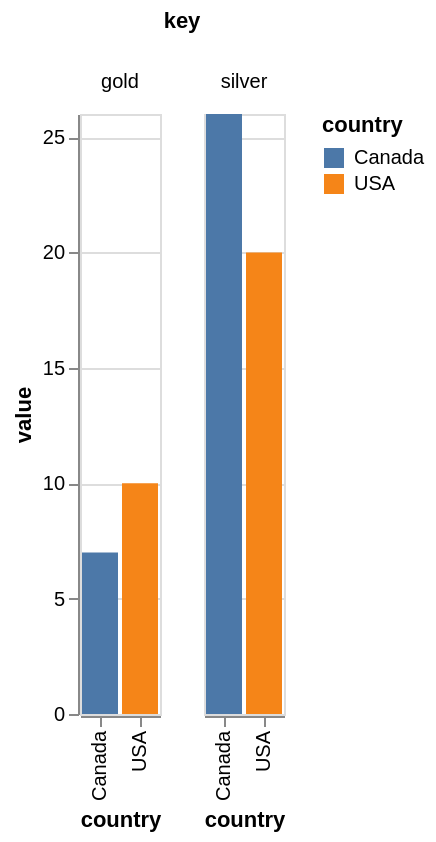

Write a Vega-Lite specification for this figure.
### Vega specification from a JSON file in a GitHub repository (floating-point values rounded to 4 significant figures)
{"$schema": "https://vega.github.io/schema/vega/v6.json", "background": "white", "padding": 5, "data": [{"name": "source_0", "values": [{"country": "USA", "gold": 10, "silver": 20}, {"country": "Canada", "gold": 7, "silver": 26}]}, {"name": "data_0", "source": "source_0", "transform": [{"type": "fold", "fields": ["gold", "silver"], "as": ["key", "value"]}, {"type": "stack", "groupby": ["country", "key"], "field": "value", "sort": {"field": [], "order": []}, "as": ["value_start", "value_end"], "offset": "zero"}, {"type": "filter", "expr": "isValid(datum[\"value\"]) && isFinite(+datum[\"value\"])"}]}, {"name": "column_domain", "source": "data_0", "transform": [{"type": "aggregate", "groupby": ["key"]}]}], "signals": [{"name": "x_step", "value": 20}, {"name": "child_width", "update": "bandspace(domain('x').length, 0.1, 0.05) * x_step"}, {"name": "child_height", "value": 300}], "layout": {"padding": 20, "offset": {"columnTitle": 10}, "columns": {"signal": "length(data('column_domain'))"}, "bounds": "full", "align": "all"}, "marks": [{"name": "column-title", "type": "group", "role": "column-title", "title": {"text": "key", "style": "guide-title", "offset": 10}}, {"name": "row_header", "type": "group", "role": "row-header", "encode": {"update": {"height": {"signal": "child_height"}}}, "axes": [{"scale": "y", "orient": "left", "grid": false, "title": "value", "labelOverlap": true, "tickCount": {"signal": "ceil(child_height/40)"}, "zindex": 0}]}, {"name": "column_header", "type": "group", "role": "column-header", "from": {"data": "column_domain"}, "sort": {"field": "datum[\"key\"]", "order": "ascending"}, "title": {"text": {"signal": "isValid(parent[\"key\"]) ? parent[\"key\"] : \"\"+parent[\"key\"]"}, "style": "guide-label", "frame": "group", "offset": 10}, "encode": {"update": {"width": {"signal": "child_width"}}}}, {"name": "column_footer", "type": "group", "role": "column-footer", "from": {"data": "column_domain"}, "sort": {"field": "datum[\"key\"]", "order": "ascending"}, "encode": {"update": {"width": {"signal": "child_width"}}}, "axes": [{"scale": "x", "orient": "bottom", "grid": false, "title": "country", "labelAlign": "right", "labelAngle": 270, "labelBaseline": "middle", "zindex": 0}]}, {"name": "cell", "type": "group", "style": "cell", "from": {"facet": {"name": "facet", "data": "data_0", "groupby": ["key"]}}, "sort": {"field": ["datum[\"key\"]"], "order": ["ascending"]}, "encode": {"update": {"width": {"signal": "child_width"}, "height": {"signal": "child_height"}}}, "marks": [{"name": "child_marks", "type": "rect", "style": ["bar"], "from": {"data": "facet"}, "encode": {"update": {"fill": {"scale": "color", "field": "country"}, "ariaRoleDescription": {"value": "bar"}, "description": {"signal": "\"country: \" + (isValid(datum[\"country\"]) ? datum[\"country\"] : \"\"+datum[\"country\"]) + \"; value: \" + (format(datum[\"value\"], \"\"))"}, "x": {"scale": "x", "field": "country"}, "width": {"signal": "max(0.25, bandwidth('x'))"}, "y": {"scale": "y", "field": "value_end"}, "y2": {"scale": "y", "field": "value_start"}}}}], "axes": [{"scale": "y", "orient": "left", "gridScale": "x", "grid": true, "tickCount": {"signal": "ceil(child_height/40)"}, "domain": false, "labels": false, "aria": false, "maxExtent": 0, "minExtent": 0, "ticks": false, "zindex": 0}]}], "scales": [{"name": "x", "type": "band", "domain": {"data": "data_0", "field": "country", "sort": true}, "range": {"step": {"signal": "x_step"}}, "paddingInner": 0.1, "paddingOuter": 0.05}, {"name": "y", "type": "linear", "domain": {"data": "data_0", "fields": ["value_start", "value_end"]}, "range": [{"signal": "child_height"}, 0], "nice": true, "zero": true}, {"name": "color", "type": "ordinal", "domain": {"data": "data_0", "field": "country", "sort": true}, "range": "category"}], "legends": [{"fill": "color", "symbolType": "square", "title": "country"}]}
